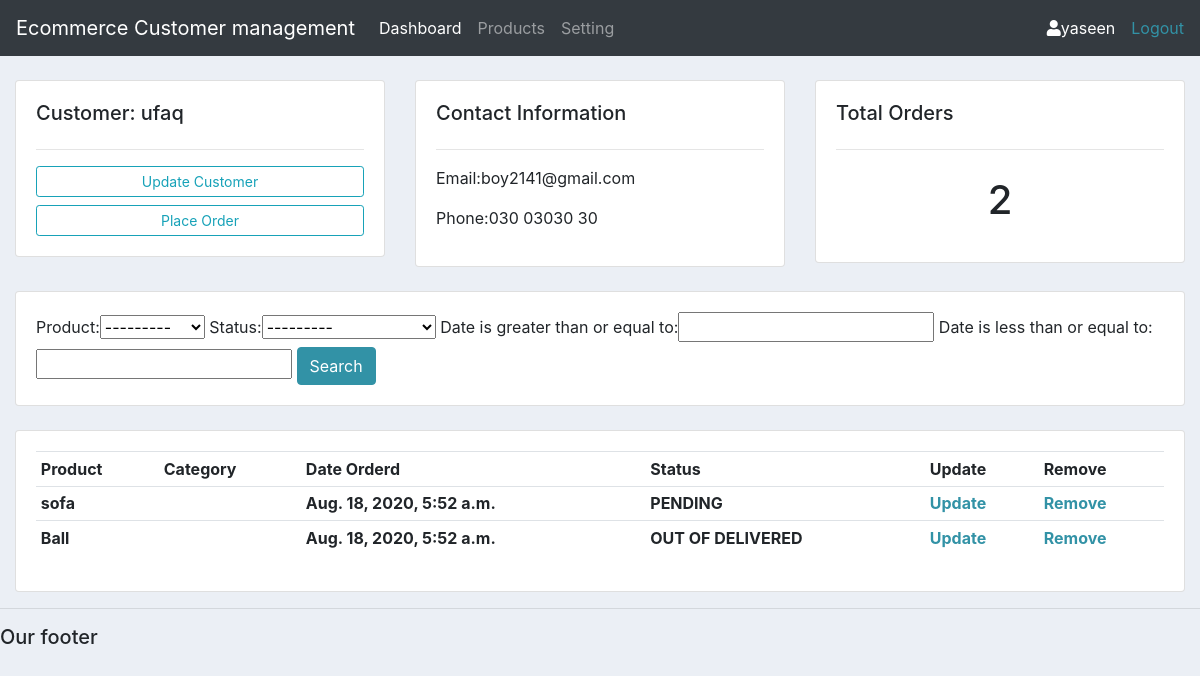
The app's page /customer/2/ (signed in), older data.
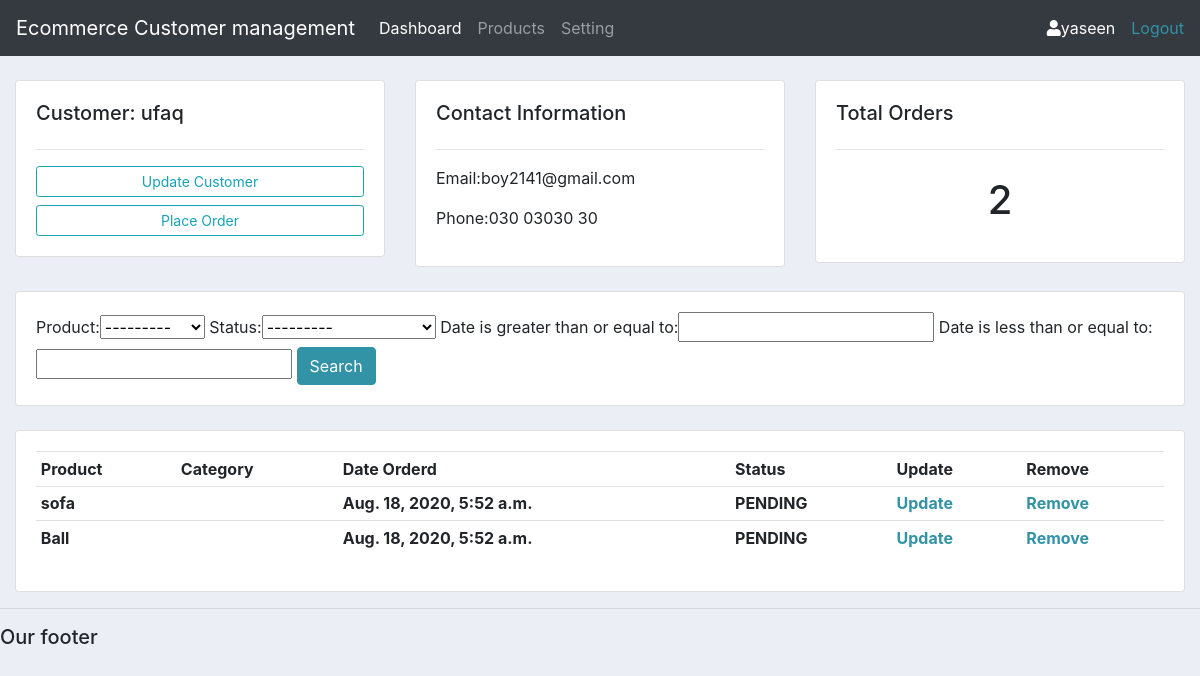
The same page, newer data.
### content/models.py (models this page shows, shortened)
class Order(models.Model):
    STATUS={
        ('DELIVERED', 'DELIVERED'),
        ('OUT OF DELIVERED', 'OUT OF DELIVERED'),
        ('PENDING', 'PENDING'),
    }
    customer=models.ForeignKey(Customer,on_delete=models.CASCADE)
    product=models.ForeignKey(Product,on_delete=models.CASCADE)
    status=models.CharField(max_length=200,choices=STATUS)
    date = models.DateTimeField(auto_now_add=True,null=True)

class Product(models.Model):
    CATEGORY={
        ('OUTDOOR','OUTDOOR'),
        ('INDOOR', 'INDOOR'),
    }
    name=models.CharField(max_length=200,null=True)
    category=models.CharField(max_length=200,null=True,choices=CATEGORY)
    tag=models.ManyToManyField(Tag,max_length=200,null=True)
    price=models.CharField(max_length=200,null=True,blank=True)
    def __str__(self):
        return self.name

### content/decoration.py (the view)
        def wrapper_func(request,*args,**kwargs):
            group = None
            if request.user.groups.exists():
                group = request.user.groups.all()[0].name
            if group in allowed_roles:
                return view_func(request,*args,**kwargs)
            else:
                return HttpResponse('you are not authorized to view this page')

### content/decoration.py (called while the page is built)
def allowed_user(allowed_roles=[]):
    def decorator(view_func):
        def wrapper_func(request,*args,**kwargs):
            group = None
            if request.user.groups.exists():
                group = request.user.groups.all()[0].name
            if group in allowed_roles:
                return view_func(request,*args,**kwargs)
            else:
                return HttpResponse('you are not authorized to view this page')
        return wrapper_func
    return decorator

### content/views.py (called while the page is built)
@login_required(login_url='login')
@allowed_user(allowed_roles=['admin'])
def customer(request,pk):
    customer=Customer.objects.get(id=pk)
    orders=customer.order_set.all()
    order_count=orders.count()
    myfilter=OrderFiter(request.GET,queryset=orders)
    orders=myfilter.qs
    context={'customer':customer,'myfilter':myfilter,'orders':orders,'order_count':order_count}
    return render (request,'content/customer.html',context)

### content/templates/content/customer.html
{%  extends 'content/main.html' %}
{% block content %}
	<br>
<div class="row">
	<div class="col-md">
		<div class="card card-body">
			<h5>Customer: {{customer.name}}</h5>
			<hr>
			<a class="btn btn-outline-info  btn-sm btn-block" href="">Update Customer</a>
			<a class="btn btn-outline-info  btn-sm btn-block" href="{% url 'createorder' customer.id %}">Place Order</a>
		</div>
	</div>
	<div class="col-md">
		<div class="card card-body">
			<h5>Contact Information</h5>
			<hr>
			<p>Email:{{customer.email}} </p>
			<p>Phone:{{customer.phone}} </p>
		</div>
	</div>
	<div class="col-md">
		<div class="card card-body">
			<h5>Total Orders</h5>
			<hr>
			<h1 style="text-align: center;padding: 10px">{{order_count}}</h1>
		</div>
	</div>
</div>
<br>
<div class="row">
	<div class="col">
		<div class="card card-body">
			<form method="get">
				{{myfilter.form}}
		    <button class="btn btn-primary" type="submit">Search</button>
		  </form>
		</div>
	</div>
</div>
<br>
<div class="row">
	<div class="col-md">
		<div class="card card-body">
			<table class="table table-sm">
				<tr>
					<th>Product</th>
					<th>Category</th>
					<th>Date Orderd</th>
					<th>Status</th>
					<th>Update</th>
					<th>Remove</th>
				</tr>
				{%for order in orders%}
				<tr>
					<th>{{order.product}}</th>
					<th>{{order.product.Category}}</th>
					<th>{{order.date}}</th>
					<th>{{order.status}}</th>
					<th><a href="">Update</a></th>
					<th><a href="">Remove</a></th>
				</tr>
				{% endfor%}
			</table>
		</div>
	</div>
</div>
{% endblock %}

Row changes from the older to the newer data that the page shows:
changed Order "Ball": status "OUT OF DELIVERED" → "PENDING"
